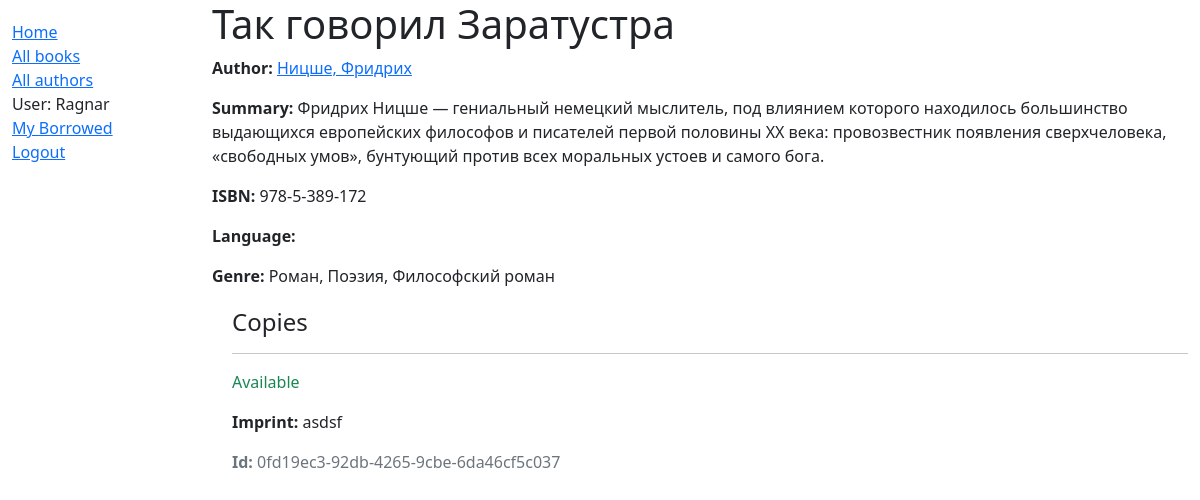
Page /catalog/book/4 (signed in) on the committed database.
### catalog/models.py (models this page shows, shortened)
class Book(models.Model):
    title = models.CharField(max_length=200)
    """ В поле автор мы используем от одного к множеству(foreign key) """
    author = models.ForeignKey('Author', on_delete=models.SET_NULL, null=True)
    summary = models.CharField(max_length=1000, help_text='Аннотация к книги')
    isbn = models.CharField('ISBN', max_length=13, help_text='13 Character <a href="https://www.isbn-international.org/content/what-isbn">ISBN number</a>')
    genre = models.ManyToManyField('Genre', help_text='Выберете жанр книги')
    def display_genre(self):
        """
        Creates a string for the Genre. This is required to display genre in Admin.
        """
        return ', '.join([ genre.name for genre in self.genre.all()[:3] ])
    display_genre.short_description = 'Genre'

class Author(models.Model):
    first_name = models.CharField(max_length=100)
    last_name = models.CharField(max_length=100)
    date_of_birth = models.DateField(null=True, blank=True)
    date_of_death = models.DateField('Died', null=True, blank=True)
    def __str__(self):
        return '%s, %s' % (self.last_name, self.first_name)

class Genre(models.Model):
    name = models.CharField(max_length=100, help_text='Enter genre of book you searching')
    def __str__(self):
        return self.name

class BookInstanse(models.Model):
    id = models.UUIDField(primary_key=True, default=uuid.uuid4, help_text='Id книги')
    book = models.ForeignKey('Book', on_delete=models.SET_NULL, null=True)
    imprint = models.CharField(max_length=200)
    due_back = models.DateField(null=True, blank=True)
    borrower = models.ForeignKey(User, on_delete=models.SET_NULL, null=True, blank=True)
    LOAN_STATUS = (
        ('m', 'Maintance'),
        ('o', 'On loan'),
        ('a', 'Available'),
        ('r', 'Reserved'),
    )
    status = models.CharField(max_length=1, choices=LOAN_STATUS, blank=True, default='m', help_text='Доступность книги')
    class Meta:
        ordering = ['due_back']
        permissions = (("can_mark_returned", "Set book as returned"),)

### catalog/views.py (the view)
# urls.py: url(r'^book/(?P<pk>\d+)$', views.BookDetailView.as_view(), name='book-detail'),
class BookDetailView(generic.DetailView):
    model = Book

### catalog/templates/catalog/book_detail.html (shortened to what this page needs)
{% extends "base_generic.html" %}
{% block content %}
  <h1>{{ book.title }}</h1>
  <p><strong>Author:</strong> <a href="{% url 'author-detail' book.author.pk %}">{{ book.author }}</a></p>
  <p><strong>Summary:</strong> {{ book.summary }}</p>
  <p><strong>ISBN:</strong> {{ book.isbn }}</p>
  <p><strong>Language:</strong> {{ book.language }}</p>
  <p><strong>Genre:</strong> {% for genre in book.genre.all %} {{ genre }}{% if not forloop.last %}, {% endif %}{% endfor %}</p>
  <div style="margin-left:20px;margin-top:20px">
    <h4>Copies</h4>
    {% for copy in book.bookinstanse_set.all %}
    <hr>
    <p class="{% if copy.status == 'a' %}text-success{% elif copy.status == 'd' %}text-danger{% else %}text-warning{% endif %}">{{ copy.get_status_display }}</p>
    <p><strong>Imprint:</strong> {{copy.imprint}}</p>
    <p class="text-muted"><strong>Id:</strong> {{copy.id}}</p>
    {% endfor %}
  </div>
{% endblock %}

### catalog/templates/base_generic.html (shortened to what this page needs)
<!DOCTYPE html>
<html lang="en">
<head>
  <link href="https://cdn.jsdelivr.net/npm/bootstrap@5.1.1/dist/css/bootstrap.min.css" rel="stylesheet">
  {% load static %}
  <link rel="stylesheet" href="{% static '/css/style.css' %}">
</head>
<body>
  <div class="container-fluid">
    <div class="row">
      <div class="col-sm-2">
      {% block sidebar %}
      <ul class="sidebar-nav">
          <li><a href="{% url 'index' %}">Home</a></li>
          <li><a href="{% url 'books' %}">All books</a></li>
          <li><a href="{% url 'authors' %}">All authors</a></li>
          {% if user.is_authenticated %}
          <li>User: {{ user.get_username }}</li>
          <li><a href="{% url 'my-borrowed' %}">My Borrowed</a></li>
          <li><a href="{% url 'logout'%}?next={{request.path}}">Logout</a></li>
        {% else %}
          <li><a href="{% url 'login'%}?next={{request.path}}">Login</a></li>
        {% endif %}
      </ul>
     {% endblock %}
      </div>
      <div class="col-sm-10 ">
        {% block content %}{% endblock %}
      </div>
    </div>
  </div>
</body>
</html>

### catalog/static/css/style.css (style rules this page uses)
.sidebar-nav { margin-top: 20px; padding: 0; list-style: none; }

### rows in the picture
Book: author "Ницше, Фридрих", summary "Фридрих Ницше — гениальный немецкий мыслитель, под влиянием которого находилось большинство выдающихся европейских философов и писателей первой половины XX века: провозвестник появления сверхчеловека, «свободных умов», бунтующий против всех моральных устоев и самого бога.", isbn "978-5-389-172"
Genre: name "Роман"
Genre: name "Поэзия"
Genre: name "Философский роман"
BookInstanse: status "Available", imprint "asdsf", id "0fd19ec3-92db-4265-9cbe-6da46cf5c037"

### other values in the picture
{{ user.get_username }} "Ragnar"
